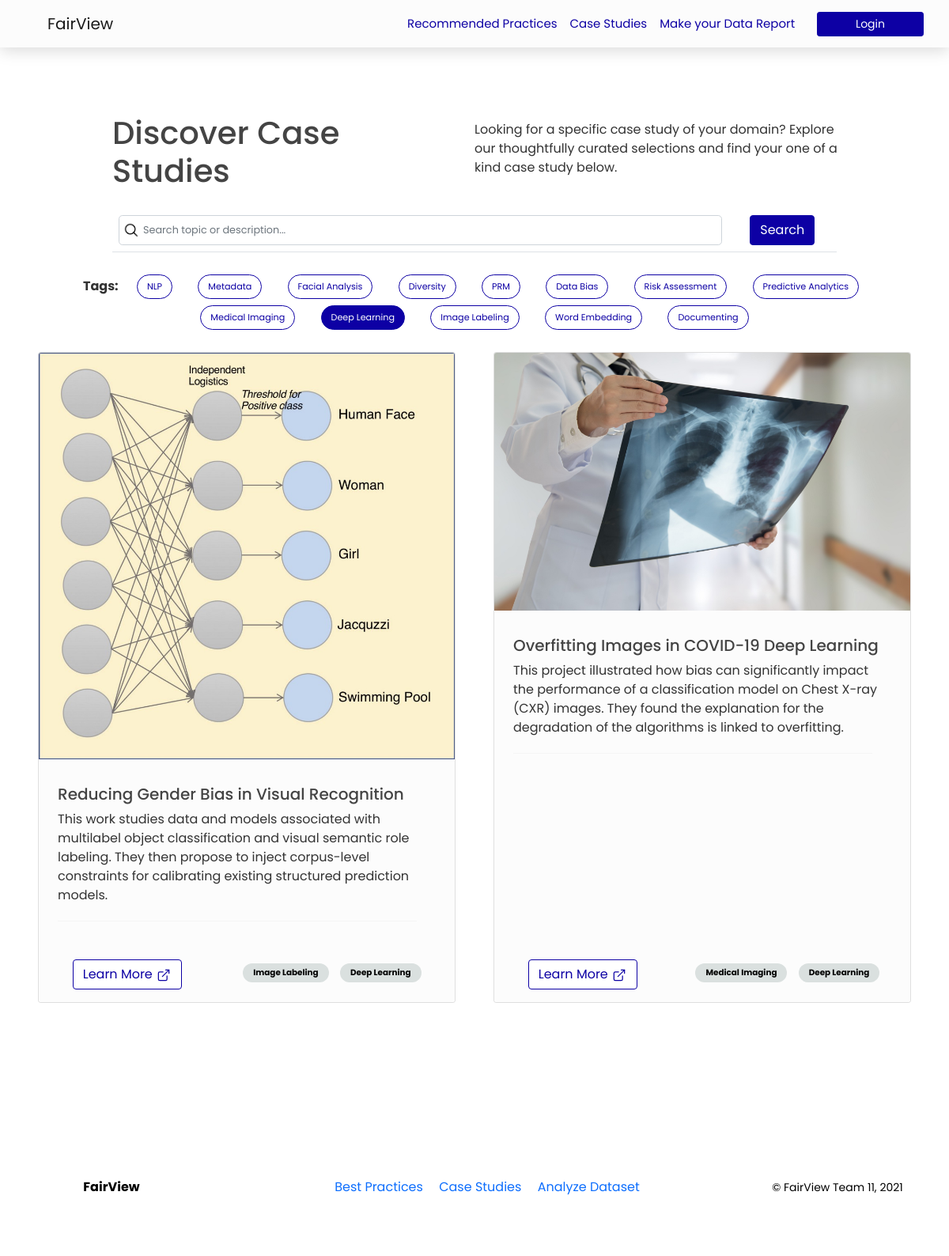
/case-studies?tag=Deep+Learning, run on the app's committed database.
### internhacks/models.py (models this page shows, shortened)
class Tag(db.Model):
    id = db.Column(db.Integer, primary_key=True)
    name = db.Column(db.String(20), unique=True)

class Study(db.Model):
    id = db.Column(db.Integer, primary_key=True)
    topic = db.Column(db.String(40), unique=True, nullable=False)
    description = db.Column(db.String(160), nullable=False)
    external_url = db.Column(db.Text, nullable=False)
    image_url = db.Column(db.Text, nullable=False)
    created_at = db.Column(db.DateTime, nullable=False, default=datetime.utcnow)
    tags = db.relationship('Tag', secondary=StudyTags, backref=db.backref('studies'), lazy=True)

### internhacks/routes.py (the view, shortened to what this page needs)
@app.route("/case-studies", methods=["GET", "POST"])
def case_studies():
    tag_name = request.args.get('tag')
    studies = Study.query.all()
    tags = Tag.query.all()
    form = SearchForm()
    if form.search.data or tag_name:
        filtered_results = []
        for study in studies:
            if tag_name and not form.search.data:
                for tag in study.tags:
                    if tag_name == tag.name:
                        filtered_results.append(study)
        if filtered_results:
            studies = filtered_results
        else:
            flash(f"There were no matches to your search.", "warning")
    return render_template("studies.html", title="Case Studies", studies=studies, tags=tags, form=SearchForm(), tag_name=tag_name)

### internhacks/forms.py
class SearchForm(FlaskForm):
    search = StringField("", render_kw={"placeholder": "Search topic or description..."})
    submit = SubmitField("Search")

### internhacks/templates/studies.html (shortened to what this page needs)
{% extends "layout.html" %} {% block content %}
<div class="container-fluid p-5" style="padding-top: 30px;">
    <div class="row mt-5 justify-content-center">
        <div class="col-md-auto col-md-5 align-content-center my-auto">
            <h1>Discover Case Studies</h1>
        </div>
        <div class="col col-sm-12 col-md-auto col-md-5 my-auto px-0">
            <p>Looking for a specific case study of your domain? Explore our thoughtfully curated selections and find your one of a kind case study below.</p>
        </div>
    </div>
    <div class="row mt-3 justify-content-center">
        <div class="col-md-10 align-content-center">
            <form method="POST" action="/case-studies">
                <table class="table search-table">
                    <tbody>
                        <tr>
                            <td style="width:85%">
                                {{ form.search.label(class="form-control-label") }} {{ form.search(class="form-control form-control-lg search-icon") }}
                            </td>
                            <td style="width:15%">
                                <div>
                                    {{ form.submit(class="btn btn-primary btn-fairview") }}
                                </div>
                            </td>
                        </tr>
                    </tbody>
                </table>
            </form>
        </div>
    </div>
    <div class="row p-4 justify-content-center">
        <div class="col text-center">
            <ul class="tag-list">
                <li><b>Tags:</b></li>
                {% for tag in tags %} {% if tag.name == tag_name %}
                <li>
                    <a class="nav-item nav-link" href="{{ url_for('case_studies', tag=None) }}">
                        <button type="button" class="m-1 btn btn-primary btn-fairview" style="border-radius: 50rem!important;">{{ tag.name }}</button>
                    </a>
                </li>
                {% else %}
                <li>
                    <a class="nav-item nav-link" href="{{ url_for('case_studies', tag=tag.name) }}">
                        <button type="button" class="m-1 btn btn-outline-primary btn-outline-fairview" style="border-radius: 50rem!important;">{{ tag.name }}</button>
                    </a>
                </li>
                {% endif %} {% endfor %}
            </ul>
        </div>
    </div>
    <div class="row row-cols-1 row-cols-md-2 g-5">
        {% for study in studies %}
            <div class="col">
                <div class="card h-100">
                    <img src="{{ study.image_url }}" class="card-img-top" alt="{{ study.topic }}">
                    <div class="card-body p-4" style="background-color: #FCFCFC">
                        <div class="row pt-2">
                            <h5 class="card-title">{{ study.topic }}</h5>
                            <p class="card-text mb-1">{{ study.description }}</p>
                            <div class="text-center">
                                <hr class="card-line" />
                            </div>
                        </div>
                    </div>
                    <div class="card-footer" style="background-color: #FCFCFC; border-top: none;">
                        <div class="row pb-2">
                            <div class="col-5 text-center">
                                <a href="{{ study.external_url}}" target="_blank" class="card-link">
                                    <button type="button" class="btn btn-outline-primary btn-outline-fairview external-link-btn">
                                    Learn More
                                    </button>
                                </a>
                            </div>
                            <div class="col-7 text-center">
                                {% for tag in study.tags %}
                                <span class="text-white badge rounded-pill badge-tag bg-secondary">{{ tag.name }}</span> {% endfor %}
                            </div>
                        </div>
                    </div>
                </div>
            </div>
            {% endfor %}
        </div>
    </div>
     {% endblock content%}

### internhacks/static/main.css (style rules this page uses)
body { background: #ffffff; color: #333333; font-family: 'Poppins', sans-serif; font-weight: 400; }
h1, h2, h3, h4, h5, h6 { color: #444444; }
.btn-fairview { background-color: #0D00A4; color: #ffffff; border-color: #0D00A4; }
.btn-outline-fairview { border-color: #0D00A4; color: #0D00A4; background-color: #ffffff; }
.table { display: table; margin: 0 auto; }
.search-icon { background-image: url("images/search.png"); background-size: 20px 20px; background-position: left center; background-repeat: no-repeat; padding-left: 30px; background-repeat: no-repeat; background-position-x: 5px; font-size: .8em; }
.search-table td { vertical-align: middle; text-align: center; }
.tag-list { list-style-type: none; margin: 0; padding: 0; float: left; width: 100%; }
.tag-list li, .tag-list li .nav-link { display: inline; padding: 0px 5px; }
.tag-list li .nav-link .btn-fairview, .tag-list li .nav-link .btn-outline-fairview { font-size: .7em; }
.badge-tag { color: black !important; background-color: #DAE0DF !important; padding: 7px 13px; margin: 5px; font-size: .65em; }
.card-line { width: 95%; height: 2px; color: #dedede; }

### data on the page
Tag: name "NLP"
Tag: name "Metadata"
Tag: name "Facial Analysis"
Tag: name "Diversity"
Tag: name "PRM"
Tag: name "Data Bias"
Tag: name "Risk Assessment"
Tag: name "Predictive Analytics"
Tag: name "Medical Imaging"
Tag: name "Deep Learning"
Tag: name "Image Labeling"
Tag: name "Word Embedding"
Tag: name "Documenting"
Study: image_url (picture), topic "Reducing Gender Bias in Visual Recognition", description "This work studies data and models associated with multilabel object classification and visual semantic role labeling. They then propose to inject corpus-level constraints for calibrating existing structured prediction models."
Study: image_url (picture), topic "Overfitting Images in COVID-19 Deep Learning", description "This project illustrated how bias can significantly impact the performance of a classification model on Chest X-ray (CXR) images. They found the explanation for the degradation of the algorithms is linked to overfitting."
